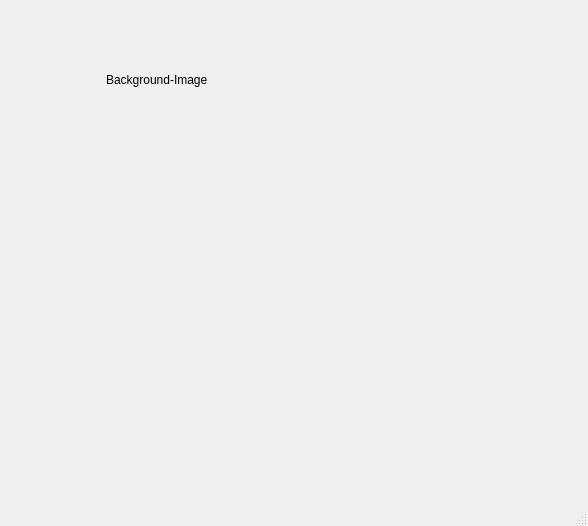
<?xml version="1.0" encoding="UTF-8"?>
<ui version="4.0">
 <class>MainWindow</class>
 <widget class="QMainWindow" name="MainWindow">
  <property name="geometry">
   <rect>
    <x>0</x>
    <y>0</y>
    <width>588</width>
    <height>526</height>
   </rect>
  </property>
  <property name="windowTitle">
   <string>MainWindow</string>
  </property>
  <widget class="QWidget" name="centralwidget">
   <widget class="QLabel" name="label">
    <property name="geometry">
     <rect>
      <x>106</x>
      <y>70</y>
      <width>181</width>
      <height>20</height>
     </rect>
    </property>
    <property name="text">
     <string>Background-Image</string>
    </property>
   </widget>
   <widget class="QLabel" name="label_2">
    <property name="geometry">
     <rect>
      <x>20</x>
      <y>120</y>
      <width>541</width>
      <height>351</height>
     </rect>
    </property>
    <property name="styleSheet">
     <string notr="true">background-image: url(:/Logos/993966.png);</string>
    </property>
    <property name="text">
     <string/>
    </property>
   </widget>
  </widget>
  <widget class="QMenuBar" name="menubar">
   <property name="geometry">
    <rect>
     <x>0</x>
     <y>0</y>
     <width>588</width>
     <height>21</height>
    </rect>
   </property>
  </widget>
  <widget class="QStatusBar" name="statusbar"/>
 </widget>
 <resources>
  <include location="../Archivos/Recursos.qrc"/>
 </resources>
 <connections/>
</ui>
